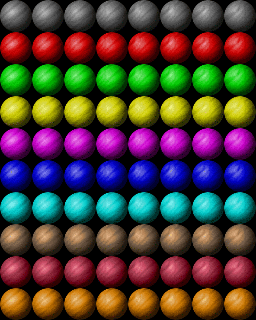
#> input picture data/gfx/marbles.png, 256 x 320 px, given in place of marbles.bmp, which was not available
$ python make-art.py gfx/lights.bmp
#> lines starting #> are read from the running program, lines starting #| are printed output that depends on the picture; pictures that were not available may be replaced by others from this repository, and a replacement may not be noted
#!/usr/bin/env python3
"""Makes the pictures of osso-lmarbles in data/gfx/. On the N900 they were
Nokia's (osso-graphics-game-lmarbles) and are not part of this source.

The marbles, frames, walls, floors, arrows, barriers, teleports and
backgrounds are LMarbles' own, by Michael Speck (GPL 2 or later), from
LMarbles 1.0.8 (lmarbles_1.0.8.orig.tar.gz, Debian's source): its
src/gfx directory is the argument. The side panel, the undo button, the
dialog and the start screen's picture are drawn here, in the style of
osso-chess-ui's.

    python3 data/make-art.py .../lmarbles-1.0.8/src/gfx
                                  (needs Pillow)
"""
import os
import shutil
import sys

from PIL import Image, ImageDraw, ImageFont

HERE = os.path.dirname(os.path.abspath(__file__))
OUT = os.path.join(HERE, "gfx")

FRAME = (46, 52, 58)
PANEL = (58, 65, 72)
WELL = (20, 22, 26)
TEXT = (225, 228, 230)
ACCENT = (255, 196, 0)
YES, NO = (88, 170, 92), (196, 74, 70)


# [7 lines left out: function font, not called in this run]


def save_bmp(im, name):
    im.convert("RGB").save(os.path.join(OUT, name), "BMP")


def from_lmarbles(src):
    """LMarbles' own pictures, at the names and sizes osso-lmarbles loads"""
#> called with src = 'gfx/lights.bmp'
    marbles = Image.open(os.path.join(src, "marbles.bmp")).convert("RGB")
#> marbles is the input picture: PIL image 256x320 RGB; mean R, G, B 75.1, 61.4, 54.9
    marbles.save(os.path.join(OUT, "marbles.png"))
    for f in ("m_frame.bmp", "m_sframe.bmp"):
        shutil.copy(os.path.join(src, f), os.path.join(OUT, f))
    # the level's figure: a marble of each colour, 16x16 (10 colours)
    fig = Image.new("RGB", (16, 160), (0, 0, 0))
#> fig: PIL image 16x160 RGB; every value is 0
    for c in range(10):
        m = marbles.crop((0, c * 32, 32, c * 32 + 32)).resize((16, 16), Image.LANCZOS)
        fig.paste(m, (0, c * 16))
#> this loop made 10 passes
#> pass 1, in from_lmarbles, `m = marbles.crop((0, c * 32, 32, c * 32 + 32)).resize((16, 16), Image...`:
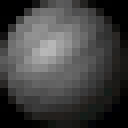
#> m: PIL image 16x16 RGB (shown 8 times larger); mean R, G, B 65.8, 65.7, 65.1
#> pass 2, in from_lmarbles, `m = marbles.crop((0, c * 32, 32, c * 32 + 32)).resize((16, 16), Image...`:
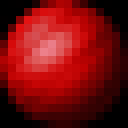
#> m: PIL image 16x16 RGB (shown 8 times larger); mean R, G, B 117.5, 13, 13.4
#> pass 3, in from_lmarbles, `m = marbles.crop((0, c * 32, 32, c * 32 + 32)).resize((16, 16), Image...`:
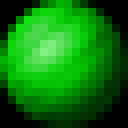
#> m: PIL image 16x16 RGB (shown 8 times larger); mean R, G, B 13.1, 117.5, 13.2
#> after the loop:
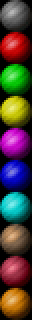
#> fig: PIL image 16x160 RGB (shown 2 times larger); mean R, G, B 75.9, 62, 55.5
#> after the loop:
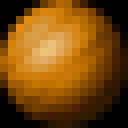
#> m: PIL image 16x16 RGB (shown 8 times larger); mean R, G, B 117.4, 72.3, 13.3
    save_bmp(fig, "figure.bmp")
    # the lights, 4x 32x32 (LMarbles' 12x12)
    save_bmp(Image.open(os.path.join(src, "lights.bmp")).convert("RGB")
             .resize((128, 32), Image.LANCZOS), "lights.bmp")
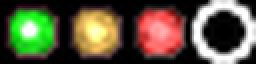
#> input picture data/gfx/lights.bmp, 128 x 32 px, found by its file name (shown 2 times larger)
#> in save_bmp, im is the input picture: PIL image 128x32 RGB; mean R, G, B 92.2, 87.2, 62.1
    for st in ("wood", "stone", "metal"):
        os.makedirs(os.path.join(OUT, st), exist_ok=True)
#> (the run stopped early here; a loop or call above may not have finished)
